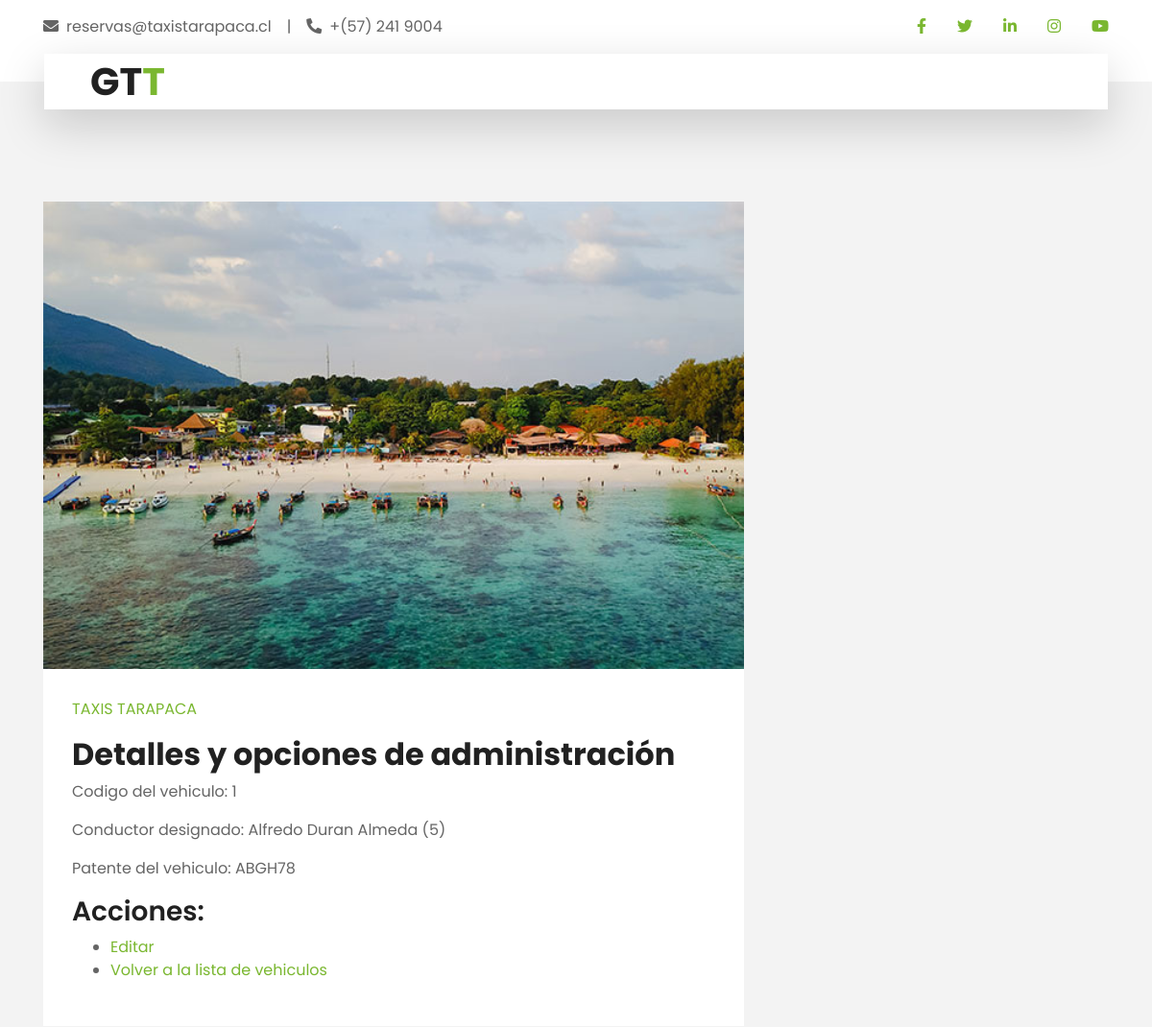
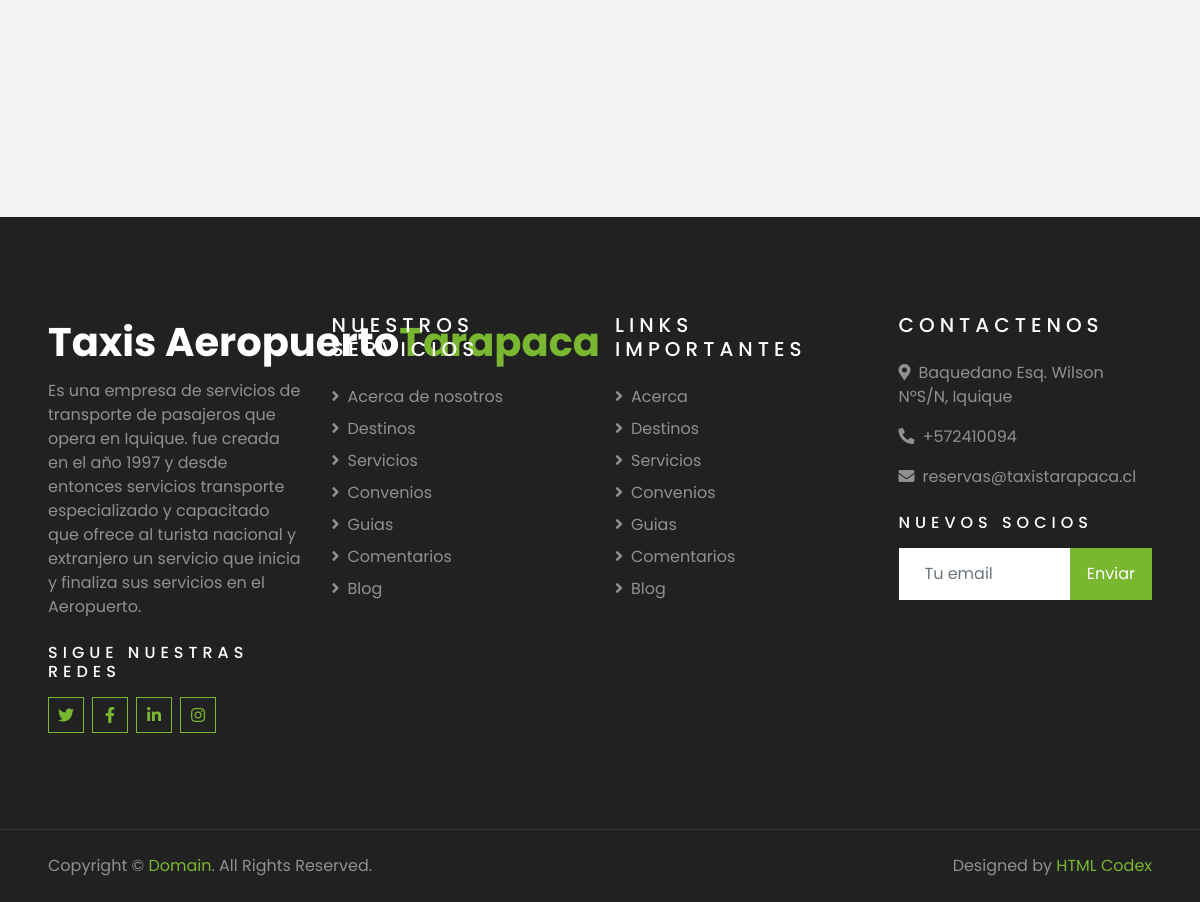
Page /es/scr_vveh/1/ (signed in) on the committed database (2 pictures, top to bottom).
### Gestion_viajes/models.py (models this page shows)
class Vehiculo(models.Model):
    id = models.AutoField(primary_key=True,unique=True)
    conductor = models.ForeignKey(Taxista,on_delete=models.SET_NULL,null=True,blank=True,default=None)
    patente = models.CharField(max_length=6,null=True,blank=True)
    estado = models.IntegerField(null=True,blank=True)
    deleted_at = models.DateTimeField(null=True,blank=True)
    created_at = models.DateTimeField(null=True,blank=True)

class Taxista(models.Model):
    id = models.AutoField(primary_key=True,unique=True)
    nombre = models.CharField(max_length=54,null=True,blank=True)
    apellido_p = models.CharField(max_length=54,null=True,blank=True)
    apellido_m = models.CharField(max_length=54,null=True,blank=True)
    genero = models.CharField(max_length=54,null=True,blank=True)
    secretaria_encargada = models.ForeignKey(Secretaria,on_delete=models.SET_NULL,null=True,blank=True,default=None)
    run = models.IntegerField(null=True,blank=True)
    dv = models.CharField(max_length=1,null=True,blank=True)
    estado = models.IntegerField(null=True,blank=True)
    deleted_at = models.DateTimeField(null=True,blank=True)
    created_at = models.DateTimeField(null=True,blank=True)
    def __str__(self):
        return self.nombre + ' ' + self.apellido_p + ' ' + self.apellido_m + ' ' + '(' + str(self.id) + ')'

### Gestion_viajes/views.py (the view)
# urls.py: path("scr_vveh/<int:id_vehiculo>/",views.scr_ver_datos_vehiculo,name='scr_ver_datos_vehiculo'),
def scr_ver_datos_vehiculo(request,id_vehiculo):
    usuario = request.session.get('user',None)
    if usuario is not None:
        vehiculo = Vehiculo.objects.get(id=id_vehiculo)
        context = {'vehiculo':vehiculo}
        return render(request,'Gestion_viajes/scr_ver_datos_vehiculo.html',context)
    else:
        return render(request,'Gestion_viajes/err_frb.html')

### Taxis_tarapaca/templates/Gestion_viajes/scr_ver_datos_vehiculo.html (shortened to what this page needs)
{% extends "secretarias_page.html" %}
{% load cms_tags %}
{% block content %}
    <div class="admin-taxista">
        <h2>Detalles y opciones de administración</h2>
        <p>Codigo del vehiculo: {{ vehiculo.id }}</p>
        <p>Conductor designado: {{ vehiculo.conductor }}</p>
        <p>Patente del vehiculo: {{ vehiculo.patente }}</p>
        <h3>Acciones:</h3>
        <ul>
            <li><a href="{% url 'scr_editar_vehiculo' id_vehiculo=vehiculo.id %}">Editar</a></li>
            <li><a href="{% url 'scr_buscar_vehiculos' %}">Volver a la lista de vehiculos</a></li>
        </ul>
    </div>
{% endblock content %}

### rows in the picture
Vehiculo: id "1", conductor "Alfredo Duran Almeda (5)", patente "ABGH78"
